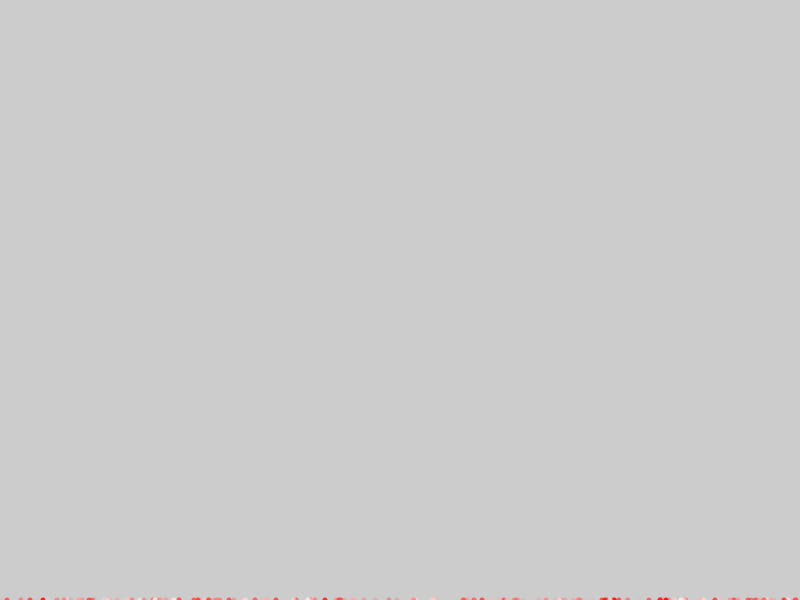
Frame 1 (no input)
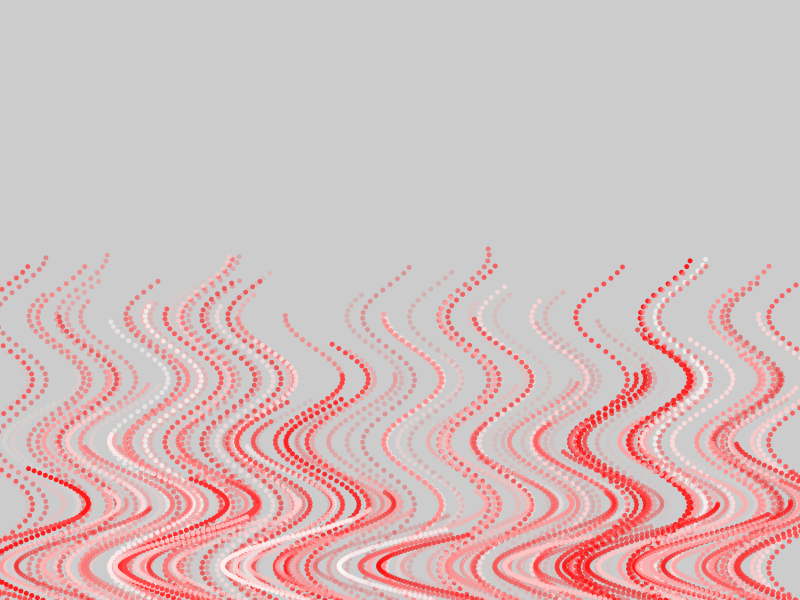
Frame 60 (the mouse pressed at the canvas centre just before this capture)
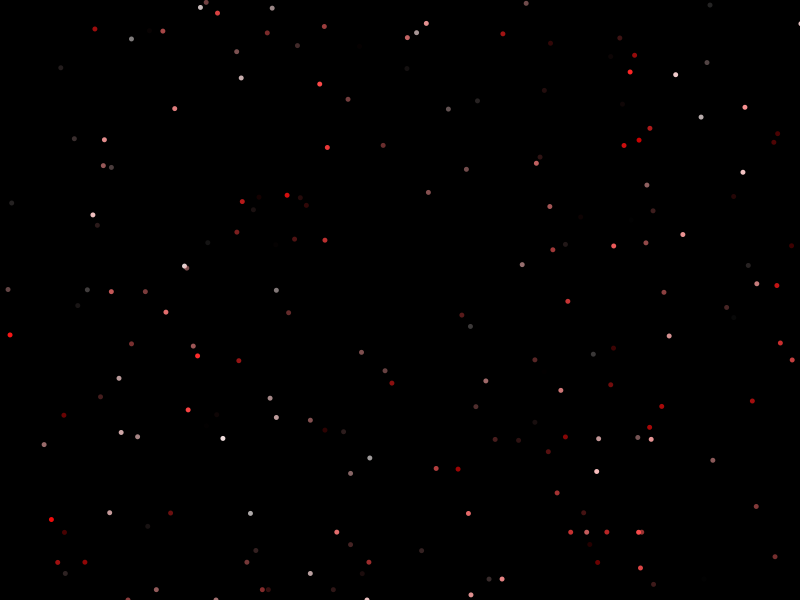
Frame 120 (the mouse held since frame 60 and released just before this capture)

The Processing sketch that drew these frames (run headless with seeded random() and noise(); from frame 60 on, the mouse is pressed at the canvas centre):

// Processing sketch: Locura_en_Circulos6
// ── Locura_en_Circulos6.pde
int maxcircles =200;
Circle[] circulos = new Circle[maxcircles];
boolean fondo=false,rand=false;

void setup(){
  size(800,600);
  smooth();
  frameRate(30);
  for(int i=0;i<maxcircles;i++){
    int rX = (int)random(width);
    float rS = random(5);
    int a=(int)random(255);
    color rC = color(255,a,a,(int)random(255));
    circulos[i]=new Circle(rX,height,rS,rC); 
  }
}
void draw(){
  if(fondo){
    background(0);
  }
  for(int i=0;i<maxcircles;i++){
    circulos[i].display();
    circulos[i].update();
  }
}

class Circle{
  float x, y, speed;
  color relleno;
  int tam;
  int tamLast;
  Circle(float xpos, float ypos, float s){
    x=xpos;
    y=ypos;
    speed=s;
    relleno=255;
    tam=5;
  }
  Circle(float xpos, float ypos, float s, color c){
    x=xpos;
    y=ypos;
    speed=s;
    relleno=c;
    tam=5;
  }
  Circle(float xpos, float ypos, float s, color c, int t){
    x=xpos;
    y=ypos;
    speed=s;
    relleno=c;
    tam=t;
  }
  void update(){
    y-=1+speed;
    x+=sin(y/20)*(5+speed/2);
    if(y<=0){
      y=height;
      x=(int)random(width);//Con el tiempo se desplazan para la derecha
    }
  }
  void display(){
    noStroke();
    fill(relleno);
    pushMatrix();
    translate(x, y);
    ellipse(0, 0, tam, tam);
    popMatrix();
  }
  void updateSizeUp(){
    tam+=5;
  }
  void updateSizeDown(){
    tam-=5;
  }
  void updateSizeRand(){
    if(tam==0){
      tam=5;
    }
    tamLast = tam;
    tam=5+(int)random(40);
  }
  void updateSizeNoRand(){
    tam = tamLast;
  }
}


void mousePressed()
{
  if(fondo==false){
    fondo=true;
  }else{
    fondo=false;
  }
}

void keyPressed() {
  if (key == CODED) {
    if (keyCode == UP) {
      for(int i =0;i<maxcircles;i++){
        circulos[i].updateSizeUp();
      }
    }
    if (keyCode == DOWN) {
      for(int i =0;i<maxcircles;i++){
        circulos[i].updateSizeDown();
      }
    }
  }
  if(key=='r'){
    if(rand==true){
      for(int i =0;i<maxcircles;i++){
        circulos[i].updateSizeRand();
      }
      rand=false;
    }else{
      for(int i =0;i<maxcircles;i++){
        circulos[i].updateSizeNoRand();
      }
      rand=true;
    }
  }
}
